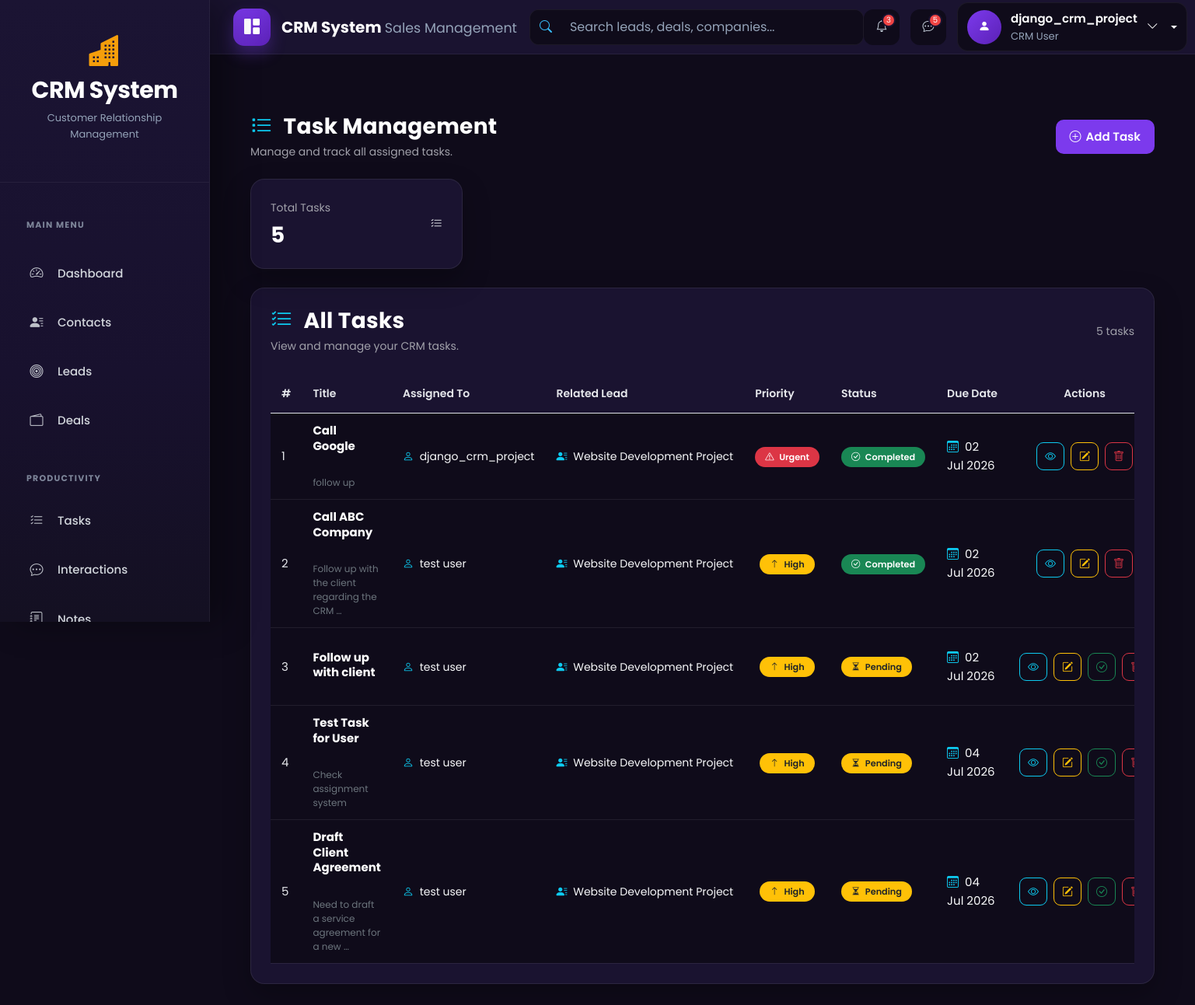
The app's page /tasks/ (signed in) with its own data.
### accounts/models.py (models this page shows, shortened)
class CustomUser(AbstractUser):
    ROLE_CHOICES = (
        ('admin', 'Admin'),
        ('agent', 'Agent'),
    )
    role = models.CharField(max_length=10, choices=ROLE_CHOICES, default='agent')
    phone = models.CharField(max_length=15, blank=True, null=True)
    profile_pic = models.ImageField(upload_to="profiles/", blank=True, null=True)
    email = models.EmailField(unique=True)
    is_approved = models.BooleanField(default=False, help_text="Admin approval required for login")

### tasks/models.py (models this page shows, shortened)
class Task(models.Model):
    PRIORITY_CHOICES = (
        ('low', 'Low'),
        ('medium', 'Medium'),
        ('high', 'High'),
        ('urgent', 'Urgent'),
    )
    STATUS_CHOICES = (
        ('pending', 'Pending'),
        ('in_progress','In Progress'),
        ('done', 'Done'),
    )
    title = models.CharField(max_length=200)
    description = models.TextField(blank=True)
    assigned_to = models.ForeignKey(settings.AUTH_USER_MODEL, on_delete=models.CASCADE)
    related_contact = models.ForeignKey(Contact, null=True, blank=True, on_delete=models.SET_NULL )
    related_lead = models.ForeignKey(Lead, null=True, blank=True, on_delete=models.SET_NULL)
    due_date = models.DateField(null=True, blank=True)
    priority = models.CharField(max_length=10, choices=PRIORITY_CHOICES)
    status = models.CharField(max_length=20, choices=STATUS_CHOICES)
    created_at = models.DateTimeField(auto_now_add=True)

### leads/models.py (models this page shows, shortened)
class Lead(models.Model):
    STATUS_CHOICES = [
        ('new','New'),
        ('contacted','Contacted'),
        ('qualified','Qualified'),
        ('proposal','Proposal'),
        ('won','Won'),
        ('lost','Lost'),
    ]
    contact = models.ForeignKey(Contact,on_delete=models.CASCADE)
    title = models.CharField(max_length=200)
    status = models.CharField(max_length=20, choices=STATUS_CHOICES, default='new')
    assigned_to = models.ForeignKey(settings.AUTH_USER_MODEL, on_delete=models.SET_NULL, null=True,blank=True)
    estimated_value = models.DecimalField(max_digits=12, decimal_places=2, default=0)
    expected_close =models.DateField(null=True, blank=True)
    created_at = models.DateTimeField(auto_now_add=True)
    updated_at =models.DateTimeField(auto_now=True)

### tasks/views.py (the view)
# urls.py: path("", task_list, name="task_list"),
@login_required
def task_list(request):
    tasks = (
        get_user_tasks(request.user)
        .order_by(
            "due_date",
            "-created_at",
        )
    )
    search = request.GET.get("search")
    if search:
        tasks = tasks.filter(
            title__icontains=search
        )
    status = request.GET.get("status")
    if status:
        tasks = tasks.filter(
            status=status
        )
    priority = request.GET.get("priority")
    if priority:
        tasks = tasks.filter(
            priority=priority
        )
    due_date = request.GET.get("due_date")
    if due_date:
        tasks = tasks.filter(
            due_date=due_date
        )
    paginator = Paginator(
        tasks,
        10
    )
    page_number = request.GET.get(
        "page"
    )
    page_obj = paginator.get_page(
        page_number
    )
    today = timezone.now().date()
    return render(
        request,
        "tasks/task_list.html",
        {
            "tasks": page_obj,
            "page_obj": page_obj,
            "today": today,
            "priority_choices": Task.PRIORITY_CHOICES,
            "status_choices": Task.STATUS_CHOICES,
        },
    )

### templates/tasks/task_list.html (shortened to what this page needs)
{% extends "base.html" %}
{% load static %}
{% block content %}
<div class="container-fluid mt-4">
    <div class="d-flex justify-content-between align-items-center flex-wrap gap-3 mb-4">
        <div>
            <h2 class="crm-title mb-1">
                <i class="bi bi-list-task text-info me-2"></i>
                Task Management
            </h2>
            <p class="crm-page-subtitle mb-0">
                Manage and track all assigned tasks.
            </p>
        </div>
        <a
            href="{% url 'tasks:task_add' %}"
            class="crm-btn-primary"
        >
            <i class="bi bi-plus-circle"></i>
            Add Task
        </a>
    </div>
    <div class="row g-4 mb-4">
        <div class="col-xl-3 col-lg-4 col-md-6">
            <div class="crm-card h-100">
                <div class="d-flex justify-content-between align-items-center">
                    <div>
                        <p class="crm-page-subtitle mb-2">
                            Total Tasks
                        </p>
                        <h2 class="crm-title mb-0">
                            {{ page_obj.paginator.count }}
                        </h2>
                    </div>
                    <div
                        class="crm-task-icon"
                    >
                        <i class="bi bi-list-check"></i>
                    </div>
                </div>
            </div>
        </div>
    </div>
    <div class="crm-card">
        <div class="d-flex justify-content-between align-items-center mb-4 flex-wrap gap-2">
            <div>
                <h5 class="crm-title mb-1">
                    <i class="bi bi-list-check text-info me-2"></i>
                    All Tasks
                </h5>
                <p class="crm-page-subtitle mb-0">
                    View and manage your CRM tasks.
                </p>
            </div>
            <span class="crm-page-subtitle">
                {{ page_obj.paginator.count }} task{{ page_obj.paginator.count|pluralize }}
            </span>
        </div>
        <div class="table-responsive">
            <table class="table crm-contact-table align-middle mb-0">
                <thead>
                    <tr>
                        <th>#</th>
                        <th>Title</th>
                        <th>Assigned To</th>
                        <th>Related Lead</th>
                        <th>Priority</th>
                        <th>Status</th>
                        <th>Due Date</th>
                        <th class="text-center">
                            Actions
                        </th>
                    </tr>
                </thead>
                <tbody>
                {% for task in tasks %}
                    <tr>
                        <td>
                            {{ forloop.counter }}
                        </td>
                        <td>
                            <strong class="text-white">
                                {{ task.title }}
                            </strong>
                            {% if task.description %}
                                <br>
                                <small class="text-secondary">
                                    {{ task.description|truncatechars:45 }}
                                </small>
                            {% endif %}
                        </td>
                        <td>
                            {% if task.assigned_to %}
                                <span class="text-light">
                                    <i class="bi bi-person me-1 text-info"></i>
                                    {% if task.assigned_to.get_full_name %}
                                        {{ task.assigned_to.get_full_name }}
                                    {% else %}
                                        {{ task.assigned_to.username }}
                                    {% endif %}
                                </span>
                            {% else %}
                                <span class="text-secondary">
                                    Unassigned
                                </span>
                            {% endif %}
                        </td>
                        <td>
                            {% if task.related_lead %}
                                <span class="text-light">
                                    <i class="bi bi-person-lines-fill me-1 text-info"></i>
                                    {{ task.related_lead.title }}
                                </span>
                            {% else %}
                                <span class="text-secondary">
                                    —
                                </span>
                            {% endif %}
                        </td>
                        <td>
                            {% if task.priority == "urgent" %}
                                <span class="badge bg-danger">
                                    <i class="bi bi-exclamation-triangle me-1"></i>
                                    Urgent
                                </span>
                            {% elif task.priority == "high" %}
                                <span class="badge bg-warning text-dark">
                                    <i class="bi bi-arrow-up me-1"></i>
                                    High
                                </span>
                            {% elif task.priority == "medium" %}
                                <span class="badge bg-info text-dark">
                                    <i class="bi bi-dash me-1"></i>
                                    Medium
                                </span>
                            {% else %}
                                <span class="badge bg-secondary">
                                    <i class="bi bi-arrow-down me-1"></i>
                                    Low
                                </span>
                            {% endif %}
                        </td>
                        <td>
                            {% if task.status == "done" %}
                                <span class="badge bg-success">
                                    <i class="bi bi-check-circle me-1"></i>
                                    Completed
                                </span>
                            {% elif task.status == "in_progress" %}
                                <span class="badge bg-primary">
                                    <i class="bi bi-clock me-1"></i>
                                    In Progress
                                </span>
                            {% else %}
                                <span class="badge bg-warning text-dark">
                                    <i class="bi bi-hourglass-split me-1"></i>
                                    Pending
                                </span>
                            {% endif %}
                        </td>
                        <td>
                            {% if task.due_date %}
                                <span class="text-light">
                                    <i class="bi bi-calendar3 me-1 text-info"></i>
                                    {{ task.due_date|date:"d M Y" }}
                                </span>
                            {% else %}
                                <span class="text-secondary">
                                    —
                                </span>
                            {% endif %}
                        </td>
                        <td class="text-center">
                            <div class="btn-group">
                                <a
                                    href="{% url 'tasks:task_detail' task.pk %}"
                                    class="btn btn-outline-info"
                                    title="View Task"
                                >
                                    <i class="bi bi-eye"></i>
                                </a>
                                <a
                                    href="{% url 'tasks:task_edit' task.pk %}"
                                    class="btn btn-outline-warning"
                                    title="Edit Task"
                                >
                                    <i class="bi bi-pencil-square"></i>
                                </a>
                                {% if task.status != "done" %}
                                    <a
                                        href="{% url 'tasks:task_complete' task.pk %}"
                                        class="btn btn-outline-success"
                                        title="Complete Task"
                                    >
                                        <i class="bi bi-check-circle"></i>
                                    </a>
                                {% endif %}
                                <a
                                    href="{% url 'tasks:task_delete' task.pk %}"
                                    class="btn btn-outline-danger"
                                    title="Delete Task"
                                >
                                    <i class="bi bi-trash"></i>
                                </a>
                            </div>
                        </td>
                    </tr>
                {% endfor %}
                </tbody>
            </table>
        </div>
    </div>
</div>
{% endblock %}

### templates/includes/navbar.html (shortened to what this page needs)
<nav class="navbar navbar-expand-lg crm-navbar">
  <div class="container-fluid">
    <a class="navbar-brand crm-brand" href="{% url 'dashboard' %}">
      <div class="crm-brand-icon">
        <i class="bi bi-grid-1x2-fill"></i>
      </div>
      <div class="crm-brand-text">
        <span class="crm-brand-title"> CRM System </span>
        <small> Sales Management </small>
      </div>
    </a>
    <div class="collapse navbar-collapse" id="crmNavbar">
      <form class="crm-search mx-auto">
        <div class="input-group">
          <span class="input-group-text">
            <i class="bi bi-search"></i>
          </span>
          <input
            type="search"
            class="form-control"
            placeholder="Search leads, deals, companies..."
          />
        </div>
      </form>
      {% if user.is_authenticated %}
      <div class="crm-navbar-actions">
       <a href="javascript:void(0);" class="crm-nav-icon">
    <i class="bi bi-bell"></i>
    <span class="crm-nav-badge">3</span>
</a>
        <a href="#" class="crm-nav-icon">
          <i class="bi bi-chat-dots"></i>
          <span class="crm-nav-badge">5</span>
        </a>
        <div class="dropdown crm-user-dropdown">
          <a
            href="#"
            class="crm-user dropdown-toggle"
            role="button"
            data-bs-toggle="dropdown"
            aria-expanded="false"
          >
            <div class="crm-avatar">
              <i class="bi bi-person-fill"></i>
            </div>
            <div class="crm-user-info">
              <span class="crm-user-name"> {{ user.username }} </span>
<small>
    CRM User
</small>            </div>
            <i class="bi bi-chevron-down crm-arrow"></i>
          </a>
        </div>
      </div>
      {% else %}
      <div class="d-flex align-items-center gap-2 ms-auto">
        <a href="/accounts/login/" class="btn btn-outline-light"> Login </a>
        <a href="/accounts/register/" class="btn btn-primary"> Register </a>
      </div>
      {% endif %}
    </div>
  </div>
</nav>

### records on screen
CustomUser: username "django_crm_project"
Task: title "Call Google", description "follow up", assigned_to.username "django_crm_project", related_lead "Website Development Project", priority "urgent" (drawn), status "done" (drawn), due_date "02 Jul 2026"
Task: title "Call ABC Company", description "Follow up with the client regarding the CRM …", assigned_to.get_full_name "test user", related_lead "Website Development Project", priority "high" (drawn), status "done" (drawn), due_date "02 Jul 2026"
Task: title "Follow up with client", assigned_to.get_full_name "test user", related_lead "Website Development Project", priority "high" (drawn), status "pending" (drawn), due_date "02 Jul 2026"
Task: title "Test Task for User", description "Check assignment system", assigned_to.get_full_name "test user", related_lead "Website Development Project", priority "high" (drawn), status "pending" (drawn), due_date "04 Jul 2026"
Task: title "Draft Client Agreement", description "Need to draft a service agreement for a new …", assigned_to.get_full_name "test user", related_lead "Website Development Project", priority "high" (drawn), status "pending" (drawn), due_date "04 Jul 2026"

### other values on screen
{{ page_obj.paginator.count }} "5"
